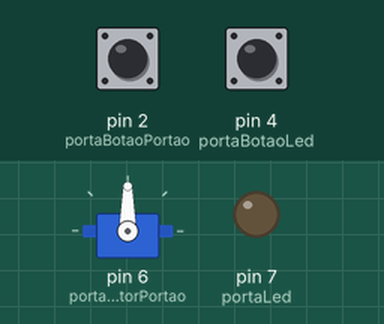
This sketch was run on a simulated Arduino Uno, built with avr-gcc and run on an emulated ATmega328P. On the bench: servo, output pins drawn as LEDs (lit = HIGH). The test bench sets the inputs (shaded band); at power-on: pin 2 (portaBotaoPortao) LOW, pin 4 (portaBotaoLed) LOW.

Above: at 1.2 s.
1.3 s: pin 2 (portaBotaoPortao) pulled HIGH for 0.15 s
3.2 s: pin 4 (portaBotaoLed) pulled HIGH for 0.15 s
At 4.4 s:
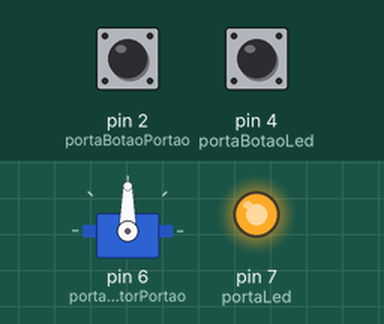
4.8 s: pin 2 (portaBotaoPortao) pulled HIGH for 1 s
At 5.8 s:
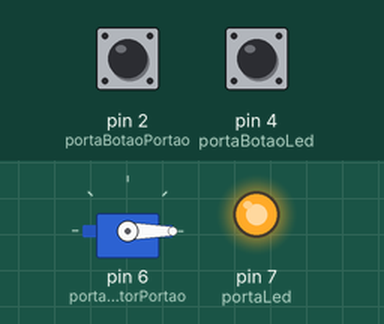
7.3 s: pin 2 (portaBotaoPortao) pulled HIGH for 0.15 s
At 7.68 s:
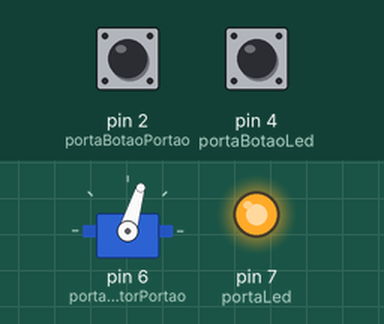
9.2 s: pin 2 (portaBotaoPortao) pulled HIGH for 3.2 s
At 9.58 s:
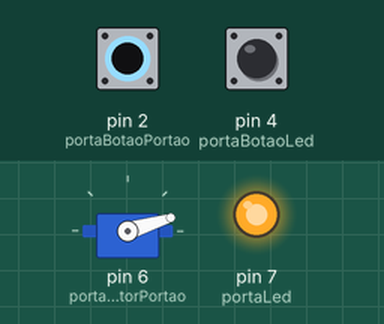
13.9 s: pin 4 (portaBotaoLed) pulled HIGH for 1 s
At 15.2 s:
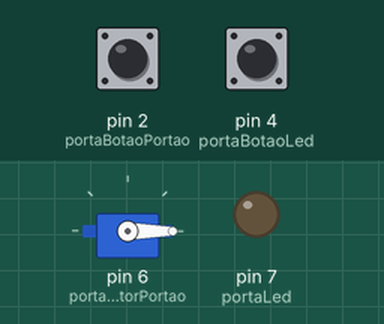
Timing chart, 0 to 16.9 s (numbered marks = the images above; inputs shaded):
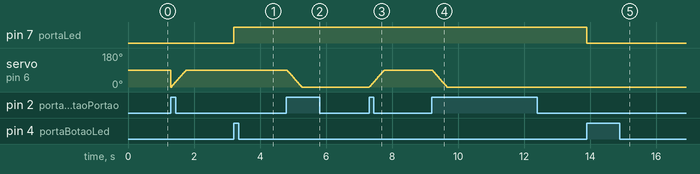

Measured:
- after the input at 3.2 s, pin 7 (portaLed): LOW → HIGH at once
- after the input at 4.8 s, servo on pin 6 (portaMotorPortao): moves from 90° to 0° over 0.45 s, starting at once
- after the input at 7.3 s, servo on pin 6 (portaMotorPortao): moves from 0° to 90° over 0.45 s, starting at once
- after the input at 9.2 s, servo on pin 6 (portaMotorPortao): moves from 90° to 0° over 0.45 s, starting at once
- after the input at 13.9 s, pin 7 (portaLed): HIGH → LOW at once

The sketch:

charles-led-servo.ino
```cpp
#include <Servo.h>

const int portaLed = 7;
const int portaBotaoLed = 4;
const int portaBotaoPortao = 2;
const int portaMotorPortao = 6;
const int velocidadePortao = 5;

int statusLed = LOW;
int statusBotaoLed = LOW;
int statusBotaoPortao = LOW;
int statusPortao = LOW;

Servo portao;

void setup()
{
  Serial.begin(9600);

  pinMode(portaLed, OUTPUT);
  pinMode(portaBotaoLed, INPUT);
  pinMode(portaBotaoPortao, INPUT);

  portao.attach(portaMotorPortao);
}

void loop()
{
  int estadoBotao = digitalRead(portaBotaoLed);
  int estadoBotaoPortao = digitalRead(portaBotaoPortao);

  verificaEstadoBotaoLed(estadoBotao);
  verificaEstadoBotaoPortao(estadoBotaoPortao);
}

void verificaEstadoBotaoLed(int estado){
  if(estado != statusBotaoLed){
    if(estado == HIGH){
      if(statusLed == HIGH){
        acendeApagaLed(portaLed, LOW);
      }else{
        acendeApagaLed(portaLed, HIGH);
      }
    }
    statusBotaoLed = estado;
  }
}

void verificaEstadoBotaoPortao(int estado){
  if(estado != statusBotaoPortao){
    if(estado == HIGH){
      if(statusPortao == HIGH){
        abreFechaPortao(false);
      }else{
        abreFechaPortao(true);
      }
    }
    statusBotaoPortao = estado;
  }
}

void acendeApagaLed(int pino, int status){
  digitalWrite(pino, status);
  statusLed = status;
}

void abreFechaPortao(bool abre){
  if(abre){
    for(int pos = 0; pos <= 90; pos++){
      portao.write(pos);
      delay(velocidadePortao);
    }
    statusPortao = HIGH;
  }else{
    for(int pos = 90; pos >= 0; pos--){
      portao.write(pos);
      delay(velocidadePortao);
    }
    statusPortao = LOW;
  }
}
```
